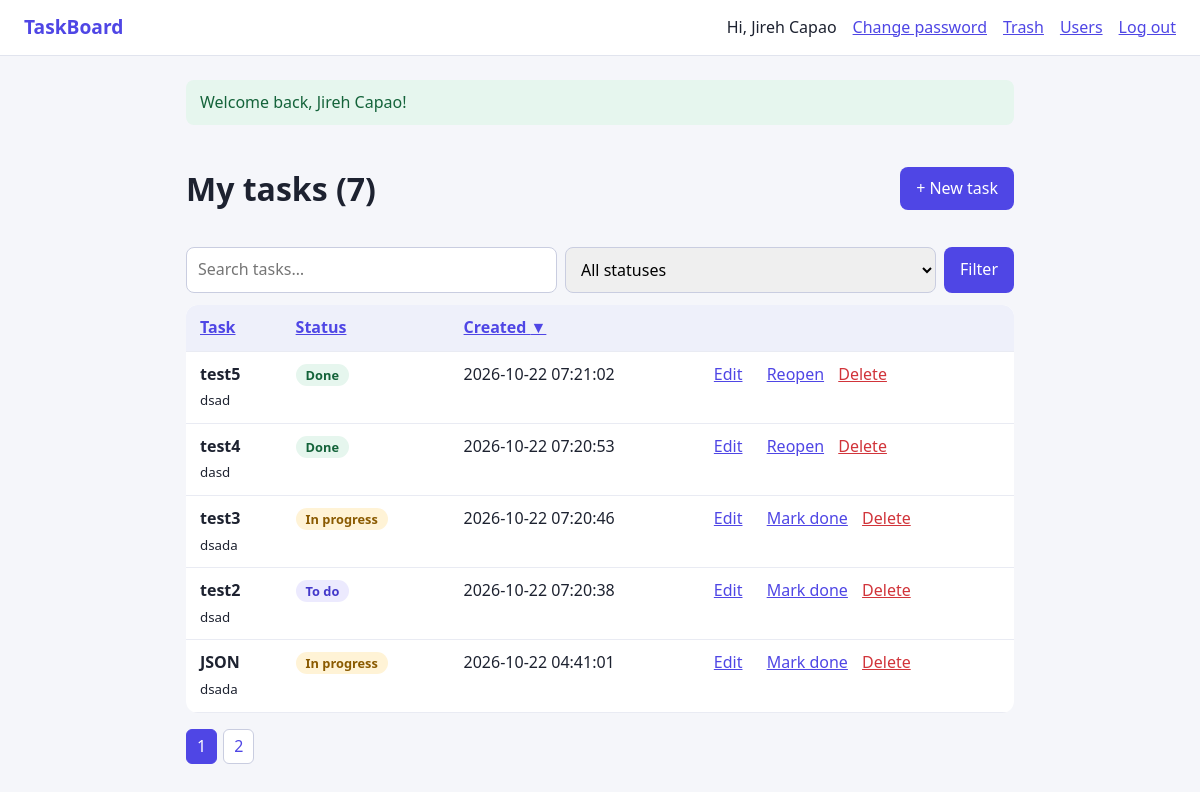
/index.php (signed in), run on the app's committed database.
### tables this page shows
CREATE TABLE `users` (
  `id` int UNSIGNED NOT NULL,
  `name` varchar(50) NOT NULL,
  `email` varchar(190) NOT NULL,
  `password_hash` varchar(255) NOT NULL,
  `created_at` timestamp NOT NULL DEFAULT CURRENT_TIMESTAMP,
  `role` varchar(20) NOT NULL DEFAULT 'user'
);

CREATE TABLE `tasks` (
  `id` int UNSIGNED NOT NULL,
  `user_id` int UNSIGNED NOT NULL,
  `title` varchar(120) NOT NULL,
  `description` text NOT NULL,
  `status` enum('todo','doing','done') NOT NULL DEFAULT 'todo',
  `created_at` timestamp NOT NULL DEFAULT CURRENT_TIMESTAMP,
  `updated_at` timestamp NOT NULL DEFAULT CURRENT_TIMESTAMP ON UPDATE CURRENT_TIMESTAMP,
  `deleted_at` timestamp NULL DEFAULT NULL
);

### src/db.php (called while the page is built, shortened)
<?php
function db(): PDO
{
    static $pdo = null;
    if ($pdo === null) {
        $pdo = new PDO(
            'mysql:host=127.0.0.1;dbname=taskboard;charset=utf8mb4',
            'root',
            '',
            [
                PDO::ATTR_ERRMODE            => PDO::ERRMODE_EXCEPTION,
                PDO::ATTR_DEFAULT_FETCH_MODE => PDO::FETCH_ASSOC,
                PDO::ATTR_EMULATE_PREPARES   => false,
            ]
        );
    }
    return $pdo;
}

### public/index.php (the view, shortened to what this page needs)
<?php
require_login();
$userId = (int) current_user_id();
$q       = input_str($_GET, 'q');
$status  = input_str($_GET, 'status');
$page    = max(1, (int) input_str($_GET, 'page'));
$perPage = 5;
$sortable = [
    'title'   => 'title',
    'status'  => 'status',
    'created' => 'created_at',
];
$sortKey    = array_key_exists(input_str($_GET, 'sort'), $sortable) ? input_str($_GET, 'sort') : 'created';
$sortColumn = $sortable[$sortKey];
$direction  = input_str($_GET, 'dir') === 'asc' ? 'ASC' : 'DESC';
$where = 'WHERE user_id = :uid AND deleted_at IS NULL';
$params = [':uid' => $userId];
$countStmt = db()->prepare("SELECT COUNT(*) FROM tasks $where");
$countStmt->execute($params);
$total = (int) $countStmt->fetchColumn();
$pages  = max(1, (int) ceil($total / $perPage));
$page   = min($page, $pages);
$offset = ($page - 1) * $perPage;
$stmt = db()->prepare(
    "SELECT * FROM tasks $where ORDER BY $sortColumn $direction, id DESC LIMIT :limit OFFSET :offset"
);
foreach ($params as $key => $value) {
    $stmt->bindValue($key, $value);
}
$stmt->bindValue(':limit', $perPage, PDO::PARAM_INT);
$stmt->bindValue(':offset', $offset, PDO::PARAM_INT);
$stmt->execute();
$tasks = $stmt->fetchAll();
require __DIR__ . '/../src/views/header.php';
?>
<div class="toolbar">
    <h1>My tasks (<?= $total ?>)</h1>
    <a class="button" href="/create.php">+ New task</a>
</div>
<form method="get" class="filters">
    <input type="search" name="q" placeholder="Search tasks…" value="<?= e($q) ?>">
    <select name="status">
        <option value="">All statuses</option>
    </select>
    <button type="submit">Filter</button>
</form>
<?php if (!$tasks): ?>
    <p class="empty">No tasks found. Create your first one!</p>
<?php else: ?>
    <table>
        <thead>
            <tr>
                <th><?= sort_link('title',   'Task',    $sortKey, $direction, $q, $status) ?></th>
                <th><?= sort_link('status',  'Status',  $sortKey, $direction, $q, $status) ?></th>
                <th><?= sort_link('created', 'Created', $sortKey, $direction, $q, $status) ?></th>
                <th></th>
            </tr>
        </thead>
        <tbody>
        <?php foreach ($tasks as $task): ?>
            <tr>
                <td>
                    <strong><?= e($task['title']) ?></strong><br>
                    <small><?= e($task['description']) ?></small>
                </td>
                <td>
                    <span class="badge <?= e($task['status']) ?>">
                        <?= e(STATUSES[$task['status']] ?? $task['status']) ?>
                    </span>
                </td>
                <td><?= e($task['created_at']) ?></td>
                <td class="row-actions">
                    <a href="/edit.php?id=<?= (int) $task['id'] ?>">Edit</a>
                    <form method="post" action="/toggle.php" class="inline">
                        <button type="submit" class="link">
                            <?= $task['status'] === 'done' ? 'Reopen' : 'Mark done' ?>
                        </button>
                    </form>
                    <form method="post" action="/delete.php" class="inline"
                        onsubmit="return confirm('Move this task to trash?');">
                        <button type="submit" class="link danger">Delete</button>
                    </form>
                </td>
            </tr>
        <?php endforeach; ?>
        </tbody>
    </table>
    <?php if ($pages > 1): ?>
        <nav class="pager">
            <?php for ($p = 1; $p <= $pages; $p++): ?>
                <a class="<?= $p === $page ? 'current' : '' ?>"
                href="/index.php?<?= e(http_build_query(array_filter([
                    'q' => $q, 'status' => $status, 'sort' => $sortKey,
                    'dir' => strtolower($direction), 'page' => $p,
                ]))) ?>">
                    <?= $p ?>
                </a>
            <?php endfor; ?>
        </nav>
    <?php endif; ?>
<?php endif; ?>
<?php require __DIR__ . '/../src/views/footer.php'; ?>

### src/views/header.php (shortened to what this page needs)
<?php
$user = current_user();
?>
<!doctype html>
<html lang="en">
<head>
    <link rel="stylesheet" href="/style.css">
</head>
<body>
<header class="topbar">
    <a class="brand" href="/index.php">TaskBoard</a>
    <nav>
        <?php if ($user): ?>
            <span>Hi, <?= e($user['name']) ?></span>
            <a href="/profile.php">Change password</a>
            <a href="/trash.php">Trash</a>
        <?php if (($user['role'] ?? 'user') === 'admin'): ?>
            <a href="/admin_users.php">Users</a>
        <?php endif; ?>
        <form method="post" action="/logout.php" class="inline">
            <button type="submit" class="link">Log out</button>
        </form>
        <?php else: ?>
            <a href="/login.php">Log in</a>
            <a href="/register.php">Register</a>
        <?php endif; ?>
    </nav>
</header>
<main class="container">
<?php foreach (get_flashes() as $flash): ?>
    <div class="alert <?= e($flash['type']) ?>"><?= e($flash['msg']) ?></div>
<?php endforeach; ?>

### public/style.css (style rules this page uses)
* { box-sizing: border-box; }
body { margin: 0; font: 16px/1.6 system-ui, sans-serif; background: #f5f6fa; color: #1d2230; }
a { color: #4f46e5; }
.topbar { display: flex; justify-content: space-between; align-items: center; padding: 12px 24px; background: #fff; border-bottom: 1px solid #e1e4ee; }
.topbar nav { display: flex; gap: 16px; align-items: center; }
.brand { font-weight: 700; font-size: 1.2rem; text-decoration: none; }
.container { max-width: 860px; margin: 24px auto; padding: 0 16px; }
form.card label, .filters { display: block; }
input, textarea, select { display: block; width: 100%; margin-top: 4px; padding: 9px 11px; border: 1px solid #c9cde0; border-radius: 8px; font: inherit; }
button, .button { background: #4f46e5; color: #fff; border: 0; border-radius: 8px; padding: 9px 16px; font: inherit; cursor: pointer; text-decoration: none; display: inline-block; }
button.link { background: none; color: #4f46e5; padding: 0; text-decoration: underline; }
button.danger { color: #d1343a; }
form.inline { display: inline; }
.alert { padding: 10px 14px; border-radius: 8px; margin-bottom: 16px; }
.alert.success { background: #e6f6ee; color: #14633a; }
.toolbar { display: flex; justify-content: space-between; align-items: center; }
.filters { display: flex; gap: 8px; margin: 12px 0; }
.filters input, .filters select { margin: 0; }
table { width: 100%; border-collapse: collapse; background: #fff; border-radius: 12px; overflow: hidden; }
th, td { text-align: left; padding: 10px 14px; border-bottom: 1px solid #e9ebf3; vertical-align: top; }
th { background: #eef0fa; }
.row-actions { white-space: nowrap; }
.row-actions a { margin-right: 10px; }
.badge { padding: 2px 10px; border-radius: 99px; font-size: .8rem; font-weight: 600; }
.badge.todo { background: #eceafe; color: #4338ca; }
.badge.doing { background: #fff3d6; color: #8a5a00; }
.badge.done { background: #e6f6ee; color: #14633a; }
.pager { margin: 16px 0; display: flex; gap: 6px; }
.pager a { padding: 4px 10px; border: 1px solid #c9cde0; border-radius: 6px; text-decoration: none; background: #fff; }
.pager a.current { background: #4f46e5; color: #fff; border-color: #4f46e5; }
.row-actions form { margin-left: 10px; }

### data on the page
users: name "Jireh Capao"
tasks: title "test5", description "dsad", status "Done", created_at "2026-10-22 07:21:02", shows "Reopen"
tasks: title "test4", description "dasd", status "Done", created_at "2026-10-22 07:20:53", shows "Reopen"
tasks: title "test3", description "dsada", status "In progress", created_at "2026-10-22 07:20:46", shows "Mark done"
tasks: title "test2", description "dsad", status "To do", created_at "2026-10-22 07:20:38", shows "Mark done"
tasks: title "JSON", description "dsada", status "In progress", created_at "2026-10-22 04:41:01", shows "Mark done"

### other printed values
$flash['msg'] "Welcome back, Jireh Capao!"
$total "7"
$label "Task Status Created"
$arrow "▼"
